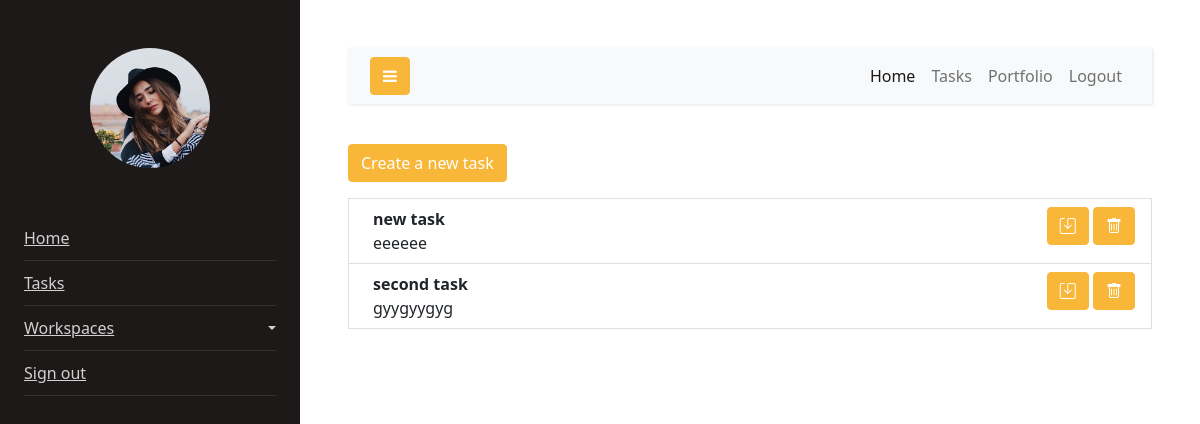
Page /changes (signed in) on the earlier database version.
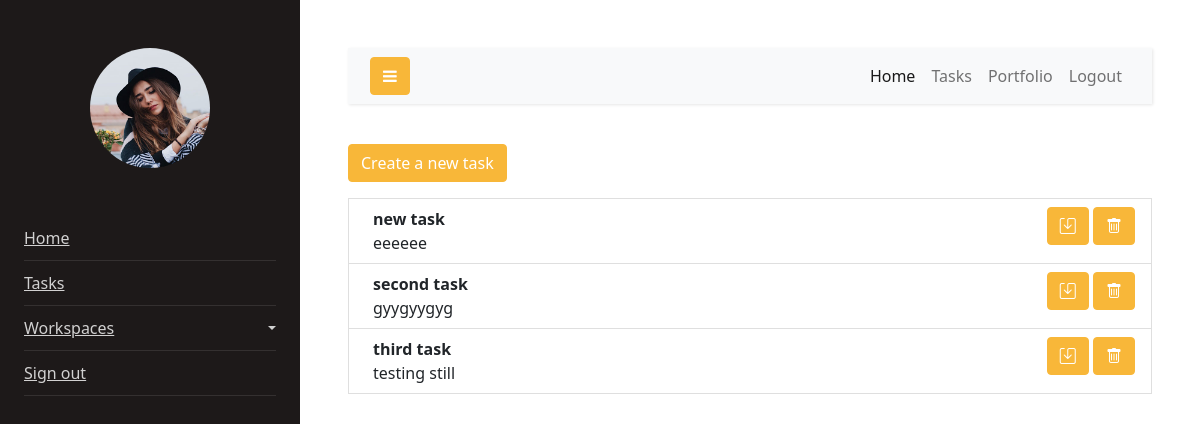
Same page on the later database version.
### tables this page shows
CREATE TABLE tasks(
        id INTEGER PRIMARY KEY AUTOINCREMENT,
        title CHAR(50),
        description VARCHAR(255),
        status DEFAULT 0,
        creator VARCHAR(24),
        created_on VARCHAR(24),
        start_date DATE,
        end_date DATE,
        FOREIGN KEY(creator) REFERENCES users(username)
    );

### app.py (the view)
@app.route("/changes")
def get_changes():
    if request.method == 'GET':
        form = TaskForm()
        creator = session['username']
        tasks = model.task.retrieve_tasks(creator)
        return render_template("changes.html", tasks = tasks, form = form)

### app.py (called while the page is built)
@app.before_request
def before_request():
    g.username = None
    if 'username' in session:
        g.username = session['username']

### model.py (called while the page is built)
    def retrieve_tasks(self, creator):
        self.creator = creator
        connection = sqlite3.connect('todo_app.db', check_same_thread=False)
        connection.row_factory = sqlite3.Row
        cursor = connection.cursor()
        cursor.execute(f""" SELECT * FROM tasks WHERE creator = '{self.creator}' ; """)
        tasks = cursor.fetchall()
        connection.commit()
        cursor.close()
        connection.close()
        return tasks

### templates/changes.html (shortened to what this page needs)
{% extends "layout/profile.html" %}
{% block profile %}
      <div id="content" class="p-4 p-md-5">
        <nav class="navbar navbar-expand-lg navbar-light bg-light">
          <div class="container-fluid">
            <button type="button" id="sidebarCollapse" class="btn btn-primary">
              <i class="fa fa-bars"></i>
            </button>
            <div class="collapse navbar-collapse" id="navbarSupportedContent">
              <ul class="nav navbar-nav ml-auto">
                <li class="nav-item active">
                    <a class="nav-link" href="/profile">Home</a>
                </li>
                <li class="nav-item">
                    <a class="nav-link" href="/changes">Tasks</a>
                </li>
                <li class="nav-item">
                    <a class="nav-link" href="#">Portfolio</a>
                </li>
                <li class="nav-item">
                    <a class="nav-link" href="/logout">Logout</a>
                </li>
              </ul>
            </div>
          </div>
        </nav>
        <p>
            <a class="btn btn-primary" data-bs-toggle="collapse" href="#collapseExample" role="button" aria-expanded="false" aria-controls="collapseExample">
              Create a new task
            </a>
          </p>
      {% for task in tasks %}
      <li class="list-group list-group-numbered">
        <li class="list-group-item d-flex justify-content-between align-items-start">
          <div class="ms-2 me-auto">
            <div class="fw-bold">{{ task["title"] }}</div>
            {{ task["description"] }}
          </div>
          <div>
            <button type="button" class="btn btn-primary" data-toggle="modal" data-target="#editModal">
              <i class="bi bi-save"></i>
            </button>
            <button type="button" class="btn btn-primary" data-toggle="modal" data-target="#deleteModal">
              <i class="bi bi-trash"></i>
            </button>
          </div>
        </li>
      </li>
      {% endfor %}
{% endblock profile %}

### templates/layout/profile.html (shortened to what this page needs)
<!doctype html>
<html lang="en">
  <head>
		<link rel="stylesheet" href="https://stackpath.bootstrapcdn.com/font-awesome/4.7.0/css/font-awesome.min.css">
		<link rel="stylesheet" href="/static/css/changes.css">
        <link href="/static/css/bootstrap.min.css" rel="stylesheet">
    <link rel="stylesheet" href="https://cdn.jsdelivr.net/npm/fullcalendar@5.8.0/main.min.css">
    <link rel="stylesheet" href="https://cdn.jsdelivr.net/npm/bootstrap-icons@1.5.0/font/bootstrap-icons.css">
  </head>
  <body>
		<div class="wrapper d-flex align-items-stretch">
			<nav id="sidebar">
				<div class="p-4 pt-5">
		  		<a href="#" class="img logo rounded-circle mb-5" style="background-image: url(/images/logo.jpg);"></a>
	        <ul class="list-unstyled components mb-5">
            <li>
              <a href="/profile">Home</a>
          </li>
	          <li>
	              <a href="/changes">Tasks</a>
	          </li>
	          <li>
              <a href="#pageSubmenu" data-toggle="collapse" aria-expanded="false" class="dropdown-toggle">Workspaces</a>
	          </li>
	          <li>
              <a href="/logout">Sign out</a>
	          </li>
	        </ul>
	      </div>
    	</nav>
            {% block profile %}
            {% endblock %}
    </body>
    </html>

Differences in the rows shown:
added tasks: title "third task", description "testing still"
